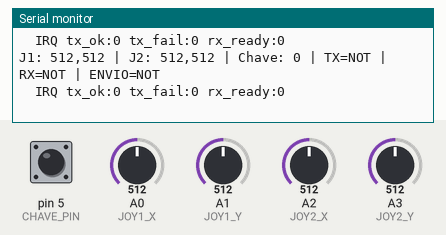
Simulated run of this sketch. Board: Arduino Uno, built for the host (arithmetic inside an expression is 32-bit, double 64-bit). Parts: the last lines printed to the serial monitor. Inputs (shaded band) come from the test bench; at power-on: A0 (JOY1_X) = 512, A1 (JOY1_Y) = 512, A2 (JOY2_X) = 512, A3 (JOY2_Y) = 512, pin 5 (CHAVE_PIN) HIGH. No radio packets arrive unless stated.

Above: at 1.3 s.
1.4 s: A0 (JOY1_X) set to 716
At 2.5 s:
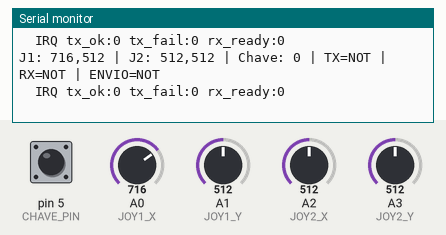
2.9 s: A1 (JOY1_Y) set to 716
At 3.5 s:
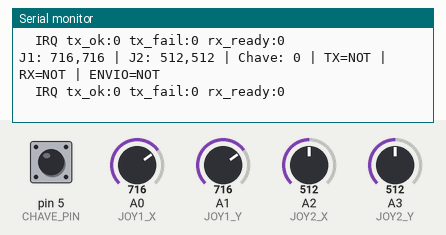
4.4 s: A2 (JOY2_X) set to 716
At 5.0 s:
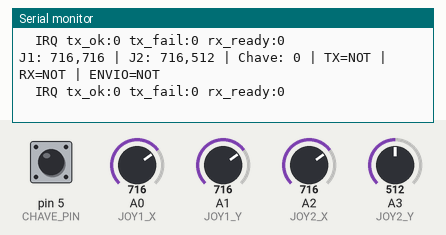
5.9 s: A3 (JOY2_Y) set to 716
At 6.7 s:
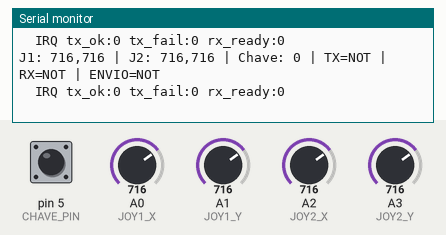
7.4 s: pin 5 (CHAVE_PIN) pulled LOW for 0.15 s
9.0 s: A0 (JOY1_X) set to 992
At 9.9 s:
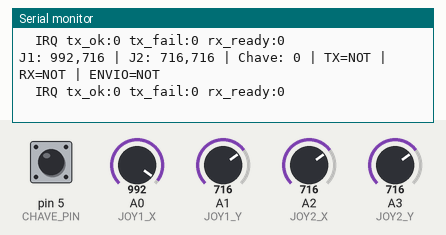
Timing chart, 0 to 11.5 s (numbered marks = the images above; inputs shaded):
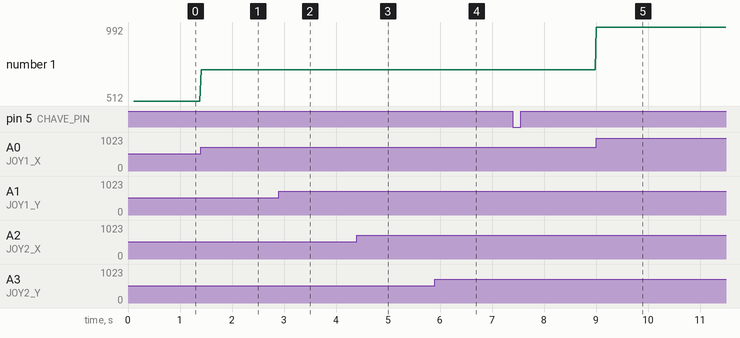

Measured:
- after the input at 1.4 s, the serial monitor: prints a new line at once (image 1)
- after the input at 2.9 s, the serial monitor: prints a new line at once (image 2)
- after the input at 4.4 s, the serial monitor: prints a new line at once (image 3)
- after the input at 5.9 s, the serial monitor: prints a new line at once (image 4)
- after the input at 9.0 s, the serial monitor: prints a new line at once (image 5)
- plotted number 1: 512 → 716 after the input at 1.4 s, 716 → 992 after the input at 9.0 s

The sketch:

Controle-rf-2-Analogicos-SemWeb.ino
```cpp
#include <SPI.h>
#include <nRF24L01.h>
#include <RF24.h>

// ================= RF24 =================
#define CE_PIN   6
#define CSN_PIN  10

RF24 radio(CE_PIN, CSN_PIN);
const byte endereco[6] = "CTRL1";

// ================= PINOS =================
#define JOY1_X 0
#define JOY1_Y 1
#define JOY2_X 2
#define JOY2_Y 3
#define CHAVE_PIN 5

// ================= STRUCT =================
struct DadosControle {
  int joy1X;
  int joy1Y;
  int joy2X;
  int joy2Y;
  bool chave;
};

DadosControle dados;

// ================= SETUP =================
void setup() {
  Serial.begin(115200);
  // Aguarda porta serial abrir, mas não trava se não houver porta nativa
  unsigned long serialStart = millis();
  while (!Serial && millis() - serialStart < 1500) {}
  delay(100);
  Serial.println("Boot...");

  pinMode(CHAVE_PIN, INPUT_PULLUP);

  // SPI personalizado (ESP32-C3)
  // Informe também o pino SS (CSN) para evitar conflitos no ESP32-C3
  SPI.begin(9, 8, 7, CSN_PIN); // SCK, MISO, MOSI, SS

#ifdef ESP32
  analogReadResolution(12); // Leitura de 0-4095 para mapeamento consistente
#endif

  // Inicializa RF24 com diagnósticos
  bool rfOk = radio.begin();
  if (!rfOk) {
    Serial.println("RF24 não detectado (begin falhou)");
  }

  // Checagem adicional do chip
  if (!radio.isChipConnected()) {
    Serial.println("RF24 não detectado (chip não responde)");
    Serial.print("Pinos -> CE:"); Serial.print(CE_PIN);
    Serial.print(" CSN:"); Serial.print(CSN_PIN);
    Serial.print(" MOSI:"); Serial.print(7);
    Serial.print(" MISO:"); Serial.print(8);
    Serial.print(" SCK:"); Serial.println(9);
    Serial.println("Verifique alimentação 3V3, GND comum e capacitor de desacoplamento no módulo (10-100uF).");
  }

  radio.setPALevel(RF24_PA_LOW);
  radio.setDataRate(RF24_250KBPS);
  radio.setChannel(108);
  radio.setRetries(5, 15); // tentativas e atraso de reenvio
  // Desliga auto-ack para permitir teste de transmissão sem receptor
  radio.setAutoAck(false);
  radio.openWritingPipe(endereco);
  radio.stopListening();

  Serial.println("Transmissor pronto");
  // Opcional: imprime detalhes do rádio (útil para depuração)
  radio.printDetails();

  // Self-test simples sem receptor: entra em RX brevemente e lê RPD
  radio.startListening();
  delay(2);
  bool rpd = radio.testRPD();
  radio.stopListening();
  Serial.print("Self-test RPD (energia no canal): ");
  Serial.println(rpd ? "SIM" : "NAO");
}

// ================= LOOP =================
void loop() {
  // Joysticks
  dados.joy1X = analogRead(JOY1_X);
  dados.joy1Y = analogRead(JOY1_Y);
  dados.joy2X = analogRead(JOY2_X);
  dados.joy2Y = analogRead(JOY2_Y);

  // Chave seletora
  dados.chave = !digitalRead(CHAVE_PIN);

  // Limpa IRQs pendentes antes do envio
  {
    bool _tx=false, _fail=false, _rx=false;
    radio.whatHappened(_tx, _fail, _rx);
    if (_rx) radio.flush_rx();
  }

  // Envio RF
  (void)radio.write(&dados, sizeof(dados));
  bool tx_ok=false, tx_fail=false, rx_ready=false;
  radio.whatHappened(tx_ok, tx_fail, rx_ready);

  // Debug
  Serial.print("J1: ");
  Serial.print(dados.joy1X); Serial.print(",");
  Serial.print(dados.joy1Y);
  Serial.print(" | J2: ");
  Serial.print(dados.joy2X); Serial.print(",");
  Serial.print(dados.joy2Y);
  Serial.print(" | Chave: ");
  Serial.print(dados.chave);
  // Status simplificado
  Serial.print(" | TX="); Serial.print(tx_ok ? "OK" : "NOT");
  Serial.print(" | RX="); Serial.print(rx_ready ? "OK" : "NOT");
  Serial.print(" | ENVIO="); Serial.println((tx_ok && !tx_fail) ? "OK" : "NOT");
  // Detalhes (opcional)
  Serial.print("  IRQ tx_ok:"); Serial.print(tx_ok);
  Serial.print(" tx_fail:"); Serial.print(tx_fail);
  Serial.print(" rx_ready:"); Serial.println(rx_ready);

  delay(20);
}
```
